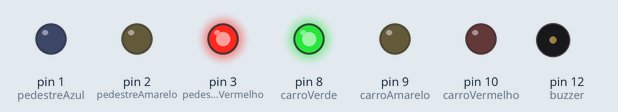
Simulated run of this sketch. Board: Arduino Uno, built with avr-gcc and run on an emulated ATmega328P. Shown: output pins drawn as LEDs (lit = HIGH), buzzer (waves = sounding).

Above: at 0.1 s.
At 12.1 s:
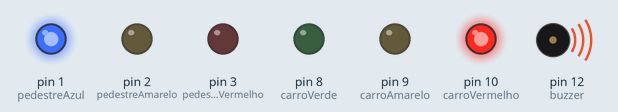
At 15.8 s:
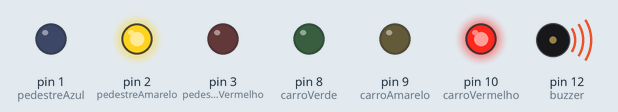
At 24.5 s:
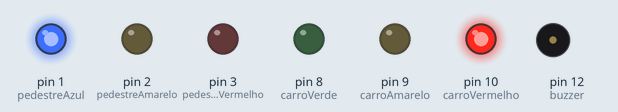
At 30.7 s:
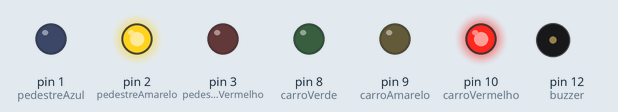
At 36.9 s:
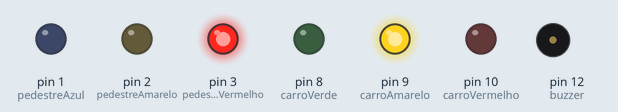
Timing chart, 0 to 40.0 s (numbered marks = the images above):
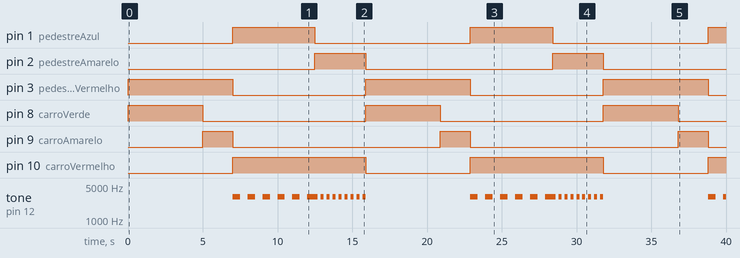

Measured:
- by itself, pin 1 (pedestreAzul): alternates HIGH for 5.5 s and LOW for 10.4 s
- by itself, pin 2 (pedestreAmarelo): alternates HIGH for 3.4 s and LOW for 12.5 s
- by itself, pin 3 (pedestreVermelho): alternates HIGH for 7.0 s and LOW for 8.9 s
- by itself, pin 8 (carroVerde): alternates HIGH for 5.0 s and LOW for 10.9 s
- by itself, pin 9 (carroAmarelo): alternates HIGH for 2.0 s and LOW for 13.9 s
- by itself, pin 10 (carroVermelho): alternates HIGH for 8.9 s and LOW for 7.0 s
- by itself, tone on pin 12 (buzzer): plays 3000 Hz for 0.50 s, 3000 Hz for 0.50 s, 3000 Hz for 0.50 s, 3000 Hz for 0.50 s, 3000 Hz for 0.50 s, 3000 Hz for 0.70 s … (30 notes in this stretch)

The sketch:

projeto-arduino.ino
```cpp
int carroVermelho = 10;
int carroAmarelo = 9;
int carroVerde = 8;

int pedestreVermelho = 3;
int pedestreAmarelo = 2;
int pedestreAzul = 1;

int buzzer = 12;

void setup() {
  pinMode(carroVermelho, OUTPUT);
  pinMode(carroAmarelo, OUTPUT);
  pinMode(carroVerde, OUTPUT);


  pinMode(pedestreVermelho, OUTPUT);
  pinMode(pedestreAmarelo, OUTPUT);
  pinMode(pedestreAzul, OUTPUT);
  pinMode(buzzer, OUTPUT);
}

void loop() {
  // Carros
  digitalWrite(pedestreVermelho, HIGH);

  digitalWrite(carroVerde, HIGH);
  delay(5000);

  digitalWrite(carroAmarelo, HIGH);
  digitalWrite(carroVerde, LOW);
  delay(2000);

  digitalWrite(carroVermelho, HIGH);
  digitalWrite(carroAmarelo, LOW);

  // Pedestres
  digitalWrite(pedestreVermelho, LOW);
  digitalWrite(pedestreAzul, HIGH);

  // BUZZER
  tone(buzzer, 3000);
  delay(500);
  noTone(buzzer);
  delay(500);

  tone(buzzer, 3000);
  delay(500);
  noTone(buzzer);
  delay(500);

  tone(buzzer, 3000);
  delay(500);
  noTone(buzzer);
  delay(500);

  tone(buzzer, 3000);
  delay(500);
  noTone(buzzer);
  delay(500);

  tone(buzzer, 3000);
  delay(500);
  noTone(buzzer);
  delay(500);

  tone(buzzer, 3000);
  delay(500);
  noTone(buzzer);

  // BUZZER

  digitalWrite(pedestreAmarelo, HIGH);
  digitalWrite(pedestreAzul, LOW);


  // BUZZER 2
  tone(buzzer, 3000);
  delay(200);
  noTone(buzzer);
  delay(200);

  tone(buzzer, 3000);
  delay(200);
  noTone(buzzer);
  delay(200);

  tone(buzzer, 3000);
  delay(200);
  noTone(buzzer);
  delay(200);

  tone(buzzer, 3000);
  delay(200);
  noTone(buzzer);
  delay(200);

  tone(buzzer, 3000);
  delay(200);
  noTone(buzzer);
  delay(200);

  tone(buzzer, 3000);
  delay(200);
  noTone(buzzer);
  delay(200);

  tone(buzzer, 3000);
  delay(200);
  noTone(buzzer);
  delay(200);

  tone(buzzer, 3000);
  delay(200);
  noTone(buzzer);
  delay(200);

  tone(buzzer, 3000);
  delay(200);
  noTone(buzzer);


  // BUZZER 2


  digitalWrite(pedestreVermelho, HIGH);
  digitalWrite(pedestreAmarelo, LOW);

  digitalWrite(carroVermelho, LOW);
}
```
